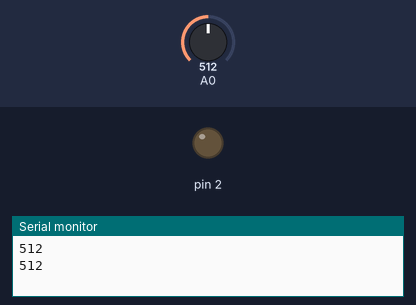
Bench run of a sketch on a simulated Arduino Uno, built with avr-gcc and run on an emulated ATmega328P. Shown: output pins drawn as LEDs (lit = HIGH), the last lines printed to the serial monitor. The test bench sets the inputs (shaded band); at power-on: A0 = 512.

Above: at 1.8 s.
1.9 s: A0 set to 11
4.2 s: A0 set to 8
At 7.2 s:
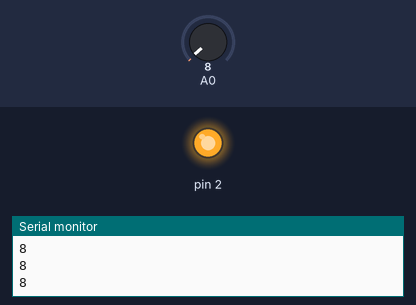
7.5 s: A0 set to 122
At 9.5 s:
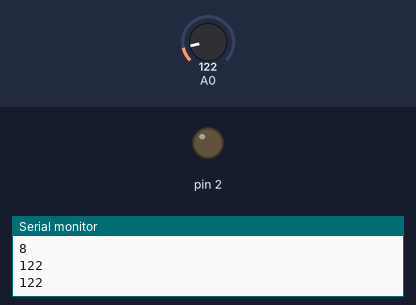
10.5 s: A0 set to 0
At 13.0 s:
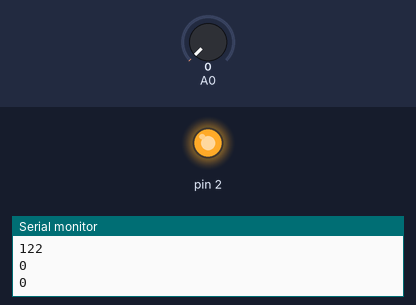
Timing chart, 0 to 14.5 s (numbered marks = the images above; inputs shaded):
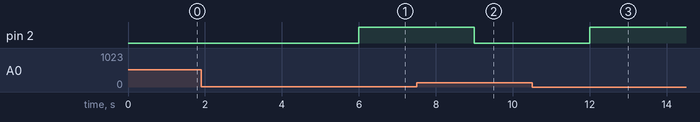

The sketch:

Photoresisthor.ino
```cpp
void setup() {
  pinMode(2,OUTPUT);
  Serial.begin(9600);
}

void loop() {
  int stocazzo = analogRead(A0);
  Serial.println(stocazzo);
  delay (1000);
  digitalWrite(2,LOW);

  if (stocazzo < 10) {
    digitalWrite(2,HIGH);
  }
}
```

Measured:
- the behaviour switches between 10 and 9 on A0 (found by bisection; images 0 and 1)
- after the input at 4.2 s, pin 2: LOW → HIGH after 1.8 s
- after the input at 7.5 s, pin 2: HIGH → LOW after 1.5 s
- after the input at 10.5 s, pin 2: LOW → HIGH after 1.5 s
